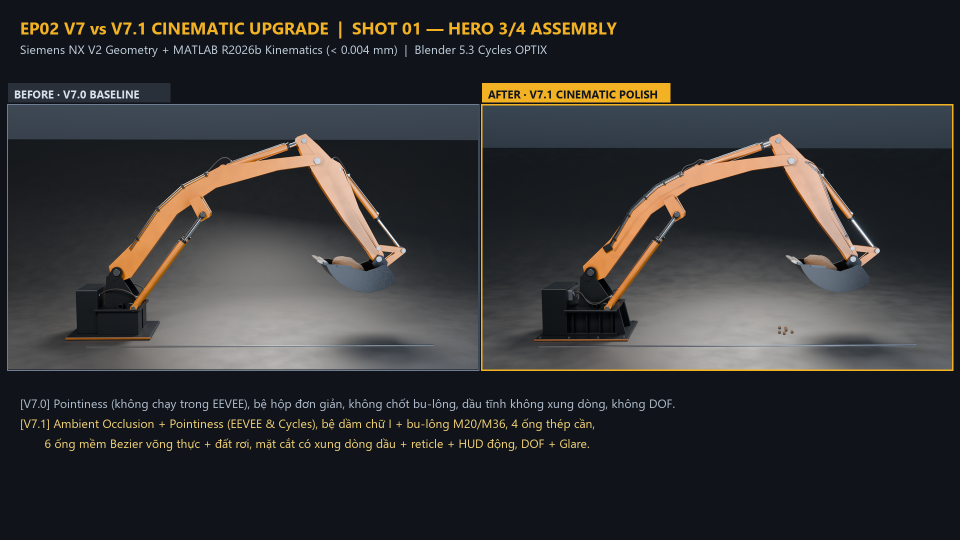
#> input picture episodes/EP02/blender_v3_argon/renders/COMPARE_SHOT_01_V7_0_VS_V7_1.png, 1920 x 1080 px, given in place of ep02_v71_0001.png, which was not available (shown at 1/2 size)
$ python make_v71_storyboards.py
#> lines starting #> are read from the running program, lines starting #| are printed output that depends on the picture
"""Generate 1920x1080 storyboard timeline PNGs for GitHub PR #15 / web-agent review."""

import subprocess
import tempfile
from pathlib import Path
from PIL import Image, ImageDraw, ImageFont

WS_ROOT = Path(__file__).resolve().parents[1]
RENDERS_DIR = WS_ROOT / "renders"
FRAMES_V71_DIR = RENDERS_DIR / "frames_v7_1"
V70_MP4 = RENDERS_DIR / "v7_0_baseline" / "EP02_V7_ARGON_CINEMATIC_DEMO_18s.mp4"
FFMPEG_EXE = Path(r"D:\Creativity_CAPY_BK_EP01_Assets_For_Codex\.capy-tools\python\imageio_ffmpeg\binaries\ffmpeg-win-x86_64-v7.1.exe")


def load_fonts():
    try:
        return (
            ImageFont.truetype(r"C:\Windows\Fonts\segoeuib.ttf", 30),
            ImageFont.truetype(r"C:\Windows\Fonts\segoeui.ttf", 21),
            ImageFont.truetype(r"C:\Windows\Fonts\segoeuib.ttf", 19),
            ImageFont.truetype(r"C:\Windows\Fonts\segoeui.ttf", 16),
        )
    except OSError:
        f = ImageFont.load_default()
        return f, f, f, f


def build_v71_3x3_storyboard(fonts):
    f_hdr, f_sub, f_tag, f_cap = fonts
    canvas = Image.new("RGB", (1920, 1080), (14, 18, 24))
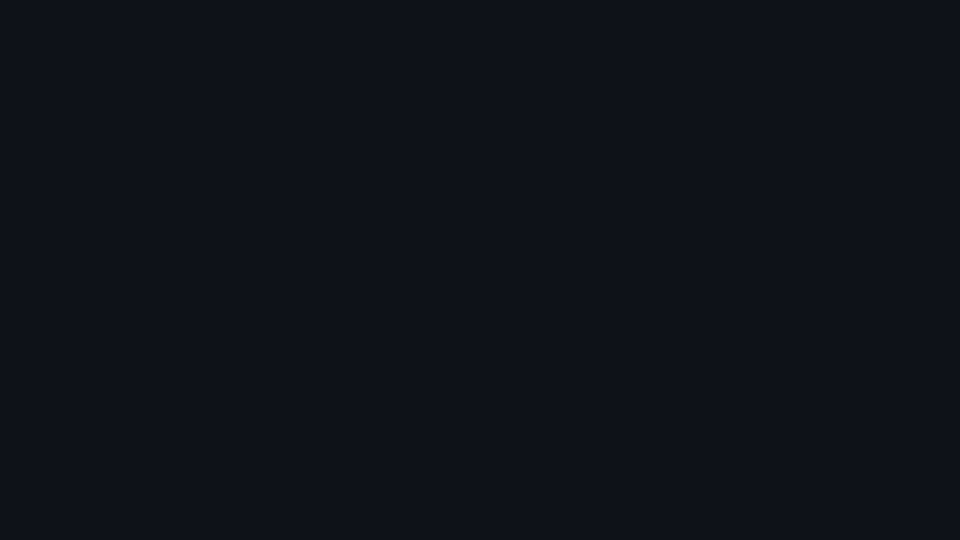
#> canvas: PIL image 1920x1080 RGB (shown at 1/2 size); mean R, G, B 14, 18, 24
    draw = ImageDraw.Draw(canvas)

    draw.text((36, 20), "EP02 V7.1 — 18s CINEMATIC ANIMATION STORYBOARD (30 FPS / 540 FRAMES)", fill=(242, 178, 36), font=f_hdr)
    draw.text((36, 60), "Siemens NX V2 -> MATLAB R2026b (< 0.004 mm QA PASS) -> Blender 5.3 EEVEE Raytracing (RTX A3000 GPU, 808.52s)", fill=(195, 208, 222), font=f_sub)

    milestones = [
        (1,   "F001 (0.0s) · LOW Hero + I-Beam Plinth"),
        (60,  "F060 (2.0s) · Lifting & Soil Clods Drop"),
        (120, "F120 (4.0s) · End Establishing -> Push-In"),
        (185, "F185 (6.1s) · Close-Up Chrome, Bolts & Hoses"),
        (260, "F260 (8.6s) · Cutaway Reveal Open + Reticles"),
        (331, "F331 (11.0s) · Fluid Pulse Waves + Live HUD"),
        (400, "F400 (13.3s) · Powered Lift Cutaway Progression"),
        (480, "F480 (16.0s) · Cutaway Sealed + Wide Pull-Back"),
        (540, "F540 (18.0s) · HIGH Completion Hold"),
    ]

    tile_w, tile_h = 592, 294  # ~16:9 slightly cropped or padded cleanly; actually exact 16:9 at 520x292: 520*3=1560 or 544x306!
    # Check 3 rows of 276px + gap = 828px + header 100px = 928px -> 496 x 279 (exact 16:9!)
    tile_w, tile_h = 544, 306  # wait: 3*306 = 918 + 2*20 gaps + 100 header = 1058 -> fits inside 1080 cleanly!
    gap_x = 34
    gap_y = 18
    x_start = (1920 - (3 * tile_w + 2 * gap_x)) // 2  # (1920 - 1700)/2 = 110
    y_start = 104

    for idx, (fnum, caption) in enumerate(milestones):
        row, col = divmod(idx, 3)
        x = x_start + col * (tile_w + gap_x)
        y = y_start + row * (tile_h + gap_y)
        fpath = FRAMES_V71_DIR / f"ep02_v71_{fnum:04d}.png"
        im = Image.open(fpath).convert("RGB").resize((tile_w, tile_h), Image.Resampling.LANCZOS)
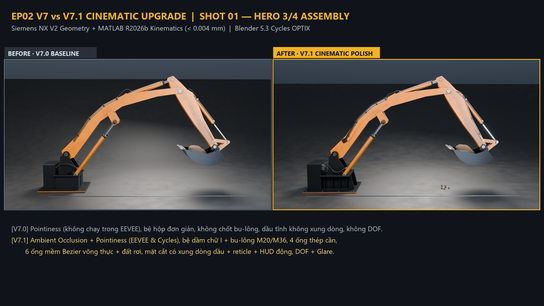
#> im: PIL image 544x306 RGB; mean R, G, B 50.7, 51, 51.5
        canvas.paste(im, (x, y))
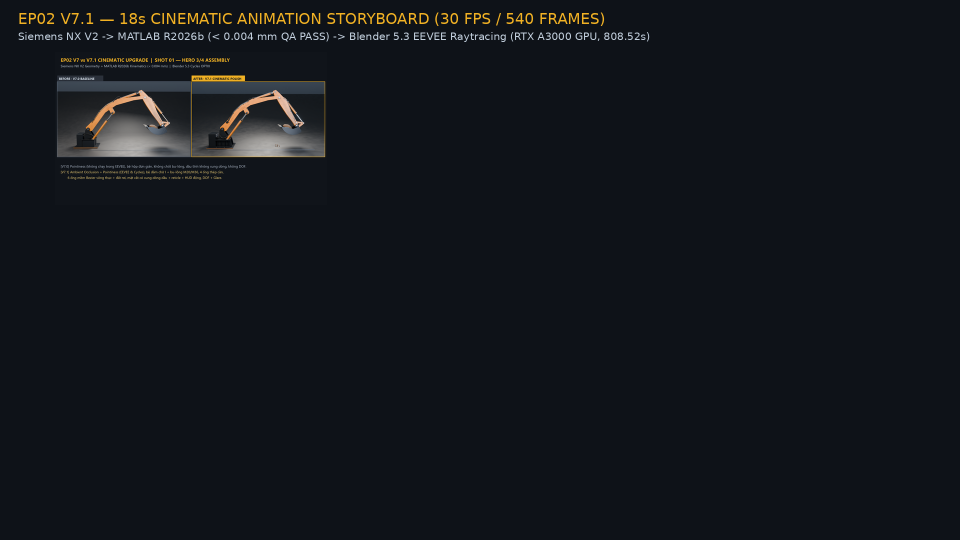
#> canvas: PIL image 1920x1080 RGB (shown at 1/2 size); mean R, G, B 18.3, 21.7, 26.8
        draw.rectangle([x - 1, y - 1, x + tile_w + 1, y + tile_h + 1], outline=(85, 98, 118), width=2)
        draw.rectangle([x + 6, y + tile_h - 32, x + tile_w - 6, y + tile_h - 4], fill=(12, 16, 22))
        draw.text((x + 14, y + tile_h - 28), caption, fill=(242, 200, 100), font=f_cap)
#> pass 2 of the loop in build_v71_3x3_storyboard, `for idx, (fnum, caption) in enumerate(milestones):`:
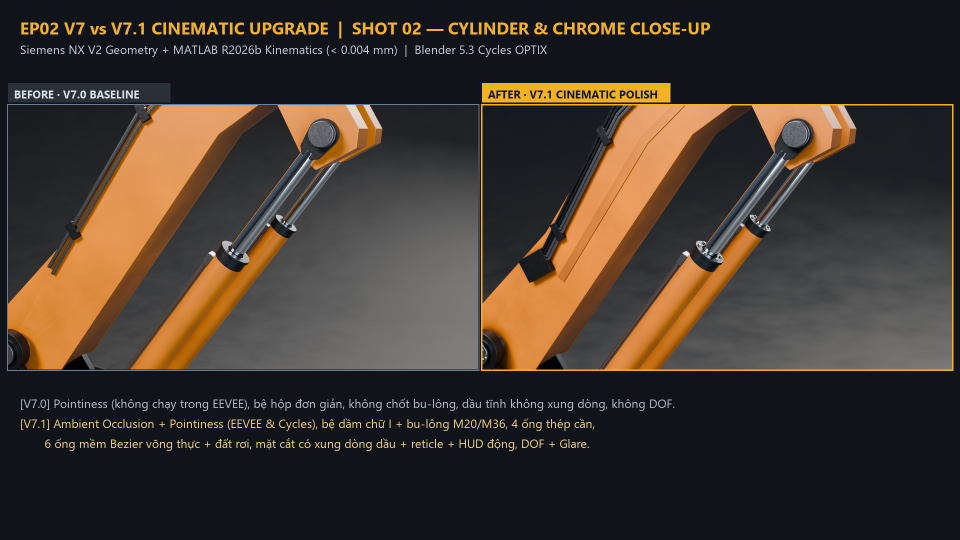
#> input picture episodes/EP02/blender_v3_argon/renders/COMPARE_SHOT_02_V7_0_VS_V7_1.png, 1920 x 1080 px, given in place of ep02_v71_0060.png, which was not available (shown at 1/2 size)
#> in build_v71_3x3_storyboard, `im = Image.open(fpath).convert("RGB").resize((tile_w, tile_h), Image.R..`:
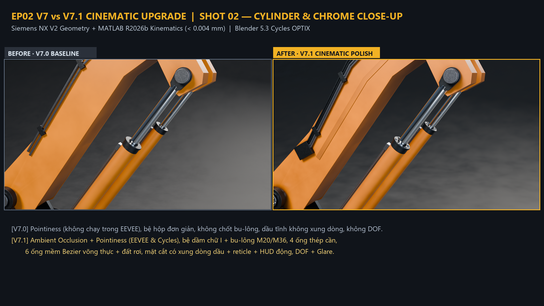
#> im: PIL image 544x306 RGB; mean R, G, B 63.5, 55, 47.1
#> in build_v71_3x3_storyboard, `canvas.paste(im, (x, y))`:
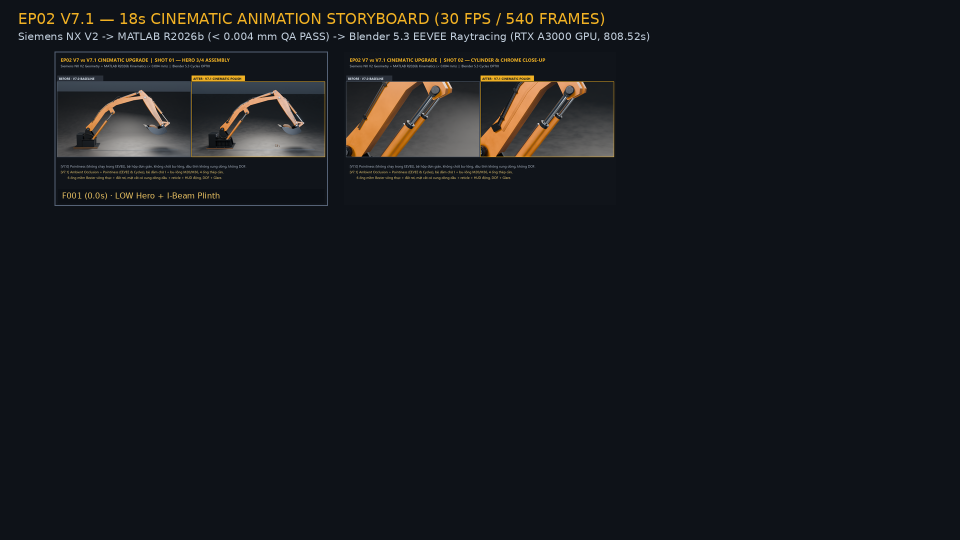
#> canvas: PIL image 1920x1080 RGB (shown at 1/2 size); mean R, G, B 22.4, 24.9, 28.8

    out_path = RENDERS_DIR / "STORYBOARD_V7_1_18S_TIMELINE.png"
    canvas.save(out_path, optimize=True)
    print("SAVED_STORYBOARD:", out_path)


# [65 lines left out: functions extract_v70_frame, build_v70_vs_v71_timeline, not called in this run]


def main():
    fonts = load_fonts()
    build_v71_3x3_storyboard(fonts)
    build_v70_vs_v71_timeline(fonts)


if __name__ == "__main__":
#> (the run stopped early here; a loop or call above may not have finished)
